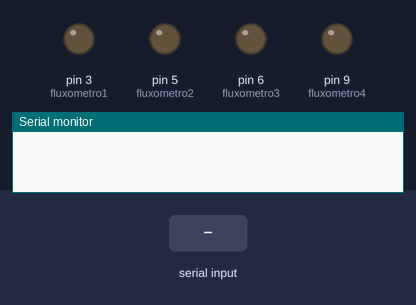
Simulated run of this sketch. Board: Arduino Uno, built with avr-gcc and run on an emulated ATmega328P. Shown: output pins drawn as LEDs (lit = HIGH), the last lines printed to the serial monitor. Inputs (shaded band) come from the test bench.

Above: at 1.2 s.
1.3 s: "f1 = 90\n" received over Serial
At 2.5 s:
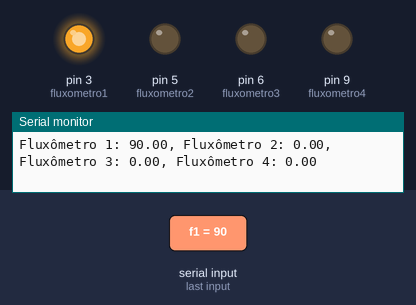
2.8 s: "f2 = 90\n" received over Serial
At 3.7 s:
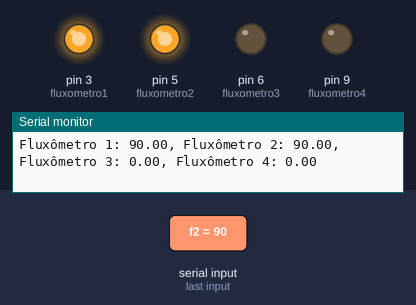
4.3 s: "f1 = \n" received over Serial
At 4.7 s:
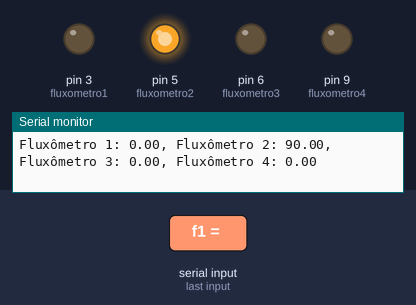
5.8 s: "f3 = 90\n" received over Serial
At 7.0 s:
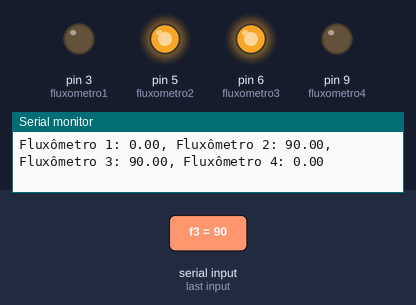
7.3 s: "f2 = \n" received over Serial
At 8.2 s:
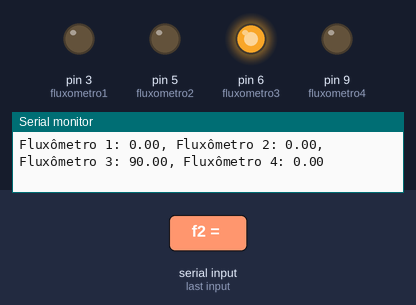
8.8 s: "f4 = 90\n" received over Serial
At 9.5 s:
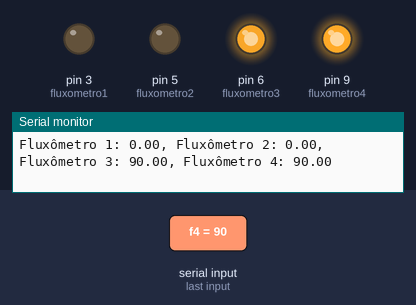
Timing chart, 0 to 11.3 s (numbered marks = the images above; inputs shaded):
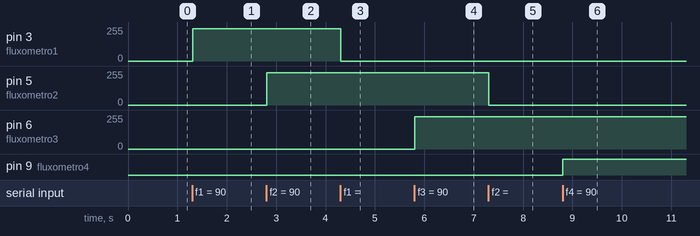

Measured:
- after the input at 1.3 s, pin 3 (fluxometro1): 0/255 → 242/255 at once
- after the input at 2.8 s, pin 5 (fluxometro2): 0/255 → 242/255 at once
- after the input at 4.3 s, pin 3 (fluxometro1): 242/255 → 0/255 at once
- after the input at 5.8 s, pin 6 (fluxometro3): 0/255 → 242/255 at once
- after the input at 7.3 s, pin 5 (fluxometro2): 242/255 → 0/255 at once
- after the input at 8.8 s, pin 9 (fluxometro4): LOW → HIGH at once

The sketch:

Fluxometros.ino
```cpp
#define fluxometro1 3
#define fluxometro2 5
#define fluxometro3 6
#define fluxometro4 9

String recebido; //Valores fixados
float fluxo1;
float fluxo2;
float fluxo3;
float fluxo4;
float vfluxo1 = 0;
float vfluxo2 = 0;
float vfluxo3 = 0;
float vfluxo4 = 0;

int i = 0;

void setup()
{
    pinMode(fluxometro1, OUTPUT);
    pinMode(fluxometro2, OUTPUT);
    pinMode(fluxometro3, OUTPUT);
    pinMode(fluxometro4, OUTPUT);
    Serial.begin(9600);
    pinMode(0,OUTPUT);
}

void fluxo()
{
    vfluxo1 = ((fluxo1)/5)*1024;
    vfluxo2 = ((fluxo2)/5)*1024;
    vfluxo3 = ((fluxo3)/5)*1024;
    vfluxo4 = ((fluxo4)/5)*1024;

    analogWrite(fluxometro1, map(vfluxo1,0,1023,0,255));
    analogWrite(fluxometro2, map(vfluxo2,0,1023,0,255));
    analogWrite(fluxometro3, map(vfluxo3,0,1023,0,255));
    analogWrite(fluxometro4, map(vfluxo4,0,1023,0,255));

    Serial.print("Fluxômetro 1: ");
    Serial.print(fluxo1);
    Serial.print(", Fluxômetro 2: ");
    Serial.print(fluxo2);
    Serial.print(", Fluxômetro 3: ");
    Serial.print(fluxo3);
    Serial.print(", Fluxômetro 4: ");
    Serial.println(fluxo4);
}

void loop() {
  i = 0;

  if (Serial.available() > 0) {
    recebido = Serial.readStringUntil('\n');
    if (recebido.startsWith("f1 = ")){
      recebido.remove(0,5);
      fluxo1 = recebido.toFloat();
      fluxo();
    }

    if (recebido.startsWith("f2 = ")){
      recebido.remove(0,5);
      fluxo2 = recebido.toFloat();
      fluxo();
    }

    if (recebido.startsWith("f3 = ")){
      recebido.remove(0,5);
      fluxo3 = recebido.toFloat();
      fluxo();
    }

    if (recebido.startsWith("f4 = ")){
      recebido.remove(0,5);
      fluxo4 = recebido.toFloat();
      fluxo();
    }
     if (recebido == "scan"){
      //recebido.remove(0,5);
      i = 1;
      digitalWrite(i,HIGH);
    }
  }
 }
```
